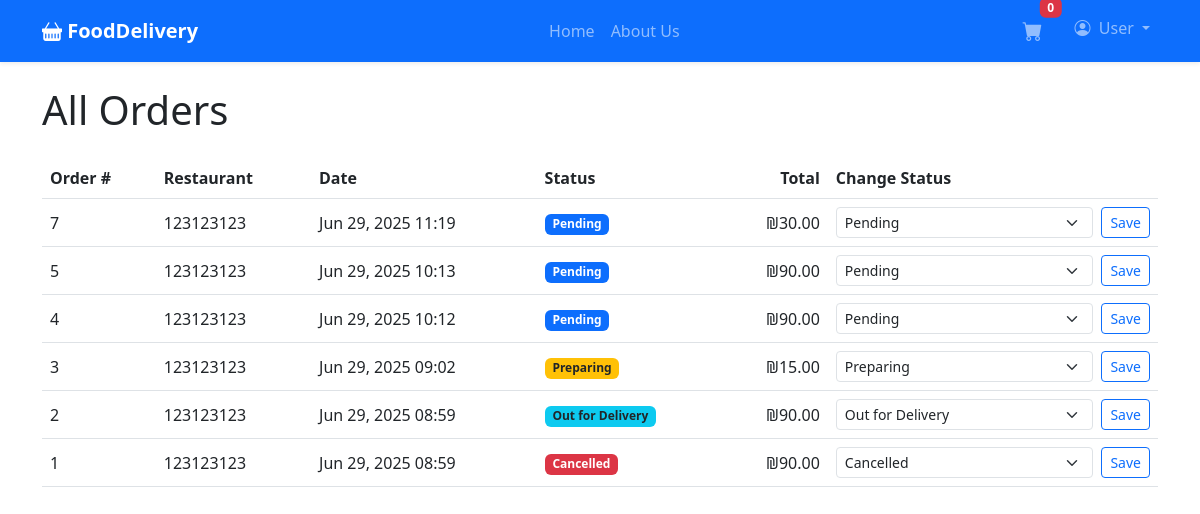
Page /track/ (signed in) on the earlier database version.
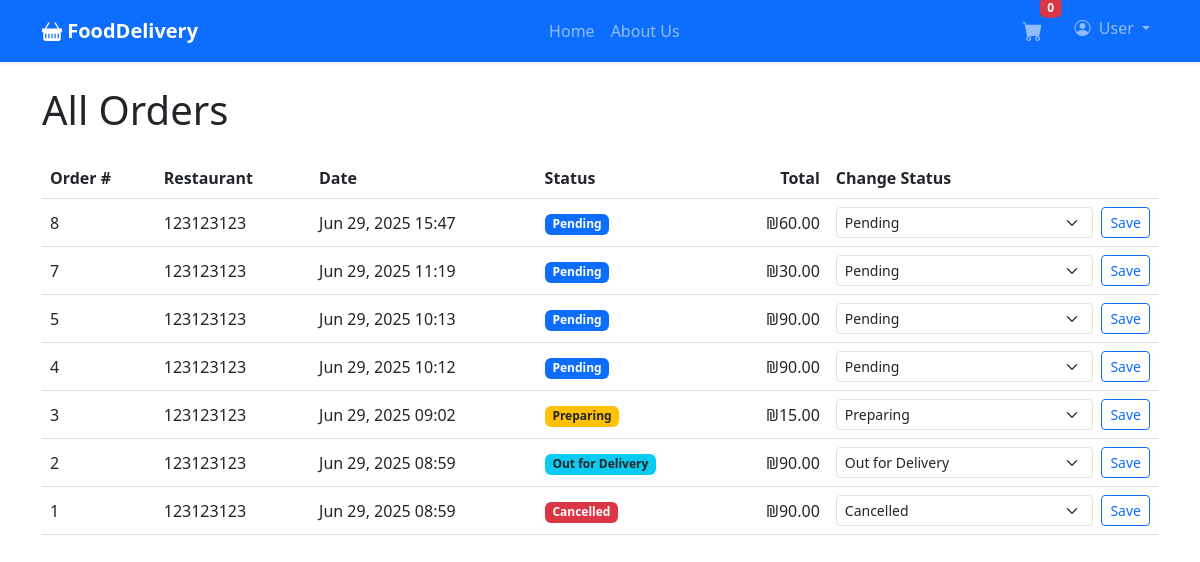
Same page on the later database version.
### core/models.py (models this page shows)
class Order(models.Model):
    STATUS_CHOICES = [
        ('Pending',       'Pending'),
        ('Preparing',     'Preparing'),
        ('OutForDelivery','Out for Delivery'),
        ('Delivered',     'Delivered'),
        ('Cancelled',     'Cancelled'),
    ]
    user= models.ForeignKey(User,
  related_name='orders',
  on_delete=models.CASCADE)
    restaurant       = models.ForeignKey(Restaurant,
  related_name='orders',
  on_delete=models.CASCADE)
    delivery_address = models.CharField(max_length=255)
    total_price      = models.DecimalField(max_digits=10, decimal_places=2)
    status           = models.CharField(max_length=20,
 choices=STATUS_CHOICES,
 default='Pending')
    created_at       = models.DateTimeField(auto_now_add=True)
    updated_at       = models.DateTimeField(auto_now=True)

class Restaurant(models.Model):
    owner       = models.ForeignKey(
                    User,
                    related_name='restaurants',
                    on_delete=models.CASCADE
                  )
    name        = models.CharField(max_length=255)
    description = models.TextField(blank=True)
    address     = models.CharField(max_length=255, blank=True)
    phone       = models.CharField(max_length=20, blank=True)
    avg_rating  = models.DecimalField(max_digits=2, decimal_places=1, default=0)
    created_at  = models.DateTimeField(auto_now_add=True)
    updated_at  = models.DateTimeField(auto_now=True)

### core/views.py (the view)
# urls.py: path('track/', views.tracking_list, name='tracking'),
def tracking_list(request):
    user_id = request.session.get('user_id')
    if not user_id:
        return redirect('core:login')
    current_user = get_object_or_404(User, id=user_id)
    if current_user.user_type == User.RESTAURANT:
        orders = Order.objects.filter(restaurant__owner=current_user).order_by('-created_at')
    else:
        orders = Order.objects.filter(user=current_user).order_by('-created_at')
    return render(request, 'order_list.html', {
        'orders': orders,
        'current_user': current_user,
    })

### core/templates/order_list.html (shortened to what this page needs)
{% extends "index.html" %}
{% block content %}
  <h1 class="mb-4">All Orders</h1>
  {% if orders %}
    <table class="table table-hover align-middle">
      <thead>
        <tr>
          <th>Order #</th>
          <th>Restaurant</th>
          <th>Date</th>
          <th>Status</th>
          <th class="text-end">Total</th>
          {% if current_user.user_type == 2 %}
            <th>Change Status</th>
          {% endif %}
        </tr>
      </thead>
      <tbody>
        {% for order in orders %}
          <tr>
            <td>{{ order.id }}</td>
            <td>{{ order.restaurant.name }}</td>
            <td>{{ order.created_at|date:"M d, Y H:i" }}</td>
            <td>
              {% if order.status == 'Pending' %}
                <span class="badge bg-primary">Pending</span>
              {% elif order.status == 'Preparing' %}
                <span class="badge bg-warning text-dark">Preparing</span>
              {% elif order.status == 'OutForDelivery' %}
                <span class="badge bg-info text-dark">Out for Delivery</span>
              {% elif order.status == 'Delivered' %}
                <span class="badge bg-success">Delivered</span>
              {% elif order.status == 'Cancelled' %}
                <span class="badge bg-danger">Cancelled</span>
              {% else %}
                <span class="badge bg-secondary">{{ order.get_status_display }}</span>
              {% endif %}
            </td>
            <td class="text-end">₪{{ order.total_price }}</td>
            {% if current_user.user_type == 2 %}
              <td>
                <form method="post" action="{% url 'core:update_order_status' %}" class="d-flex align-items-center">
                  <select name="status" class="form-select form-select-sm me-2">
                    {% for code,label in order.STATUS_CHOICES %}
                      <option value="{{ code }}" {% if code == order.status %}selected{% endif %}>
                        {{ label }}
                      </option>
                    {% endfor %}
                  </select>
                  <button type="submit" class="btn btn-sm btn-outline-primary">Save</button>
                </form>
              </td>
            {% endif %}
          </tr>
        {% endfor %}
      </tbody>
    </table>
  {% else %}
    <p>No orders to display.</p>
    <a href="{% url 'core:home' %}" class="btn btn-link">Browse Restaurants</a>
  {% endif %}
{% endblock %}

Differences in the rows shown:
added Order: id "8", restaurant.name "123123123", created_at "Jun 29, 2025 15:47", shows "Pending", total_price "60.00", status "Pending"
